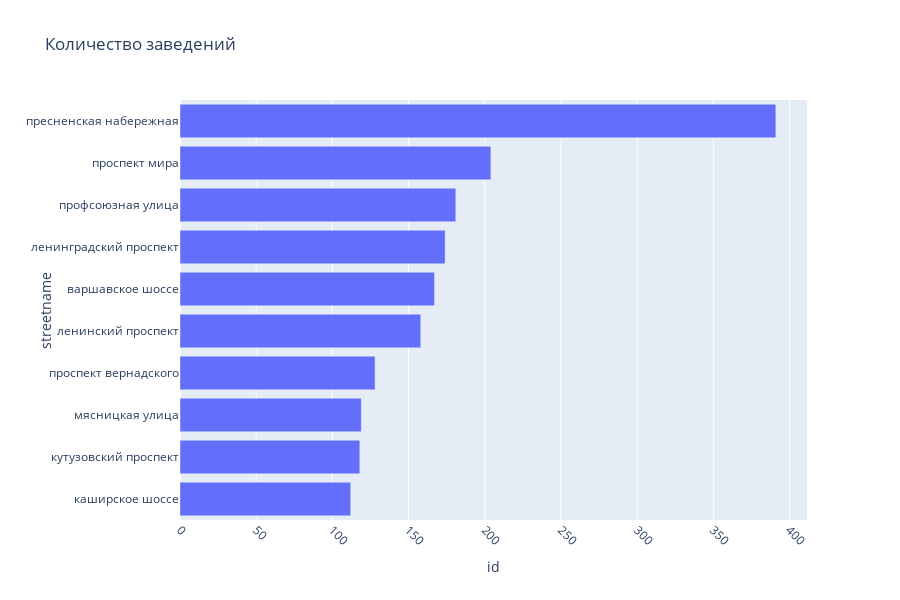

Notebook cell for this chart:
### Code cell
fig = px.bar(
    top_street_area, x='id', y='streetname', text='area', title='Количество заведений', orientation='h'
)
fig.update_traces(hovertemplate = 'Улица: %{y}<br>Количество заведений: %{x}<br>Районы: %{text}')
fig.update_xaxes(tickangle=45)
fig.show()

### Figure 1 — Plotly figure (JSON) as saved in the notebook; plotly's stock layout.template omitted (floating-point values rounded to 4 significant figures)
{"data": [{"alignmentgroup": "True", "hoverlabel": {"namelength": 0}, "hovertemplate": "Улица: %{y}<br>Количество заведений: %{x}<br>Районы: %{text}", "legendgroup": "", "marker": {"color": "#636efa"}, "name": "", "offsetgroup": "", "orientation": "h", "showlegend": false, "text": [["Район Москворечье-Сабурово", "Район Нагатино-Садовники", "Район Орехово-Борисово Южное", "Район Орехово-Борисово Северное"], ["Район Дорогомилово", "Район Фили-Давыдково"], ["Басманный район", "Красносельский район"], ["Район Проспект Вернадского", "Район Раменки", "Район Тропарево-Никулино", "Район Гагаринский", "Ломоносовский район"], ["Район Проспект Вернадского", "Район Тропарево-Никулино", "Донской район", "Район Гагаринский", "Ломоносовский район", "Обручевский район", "Район Теплый Стан", "Район Якиманка"], ["Район Чертаново Центральное", "Район Чертаново Северное", "Район Чертаново Южное", "Донской район", "Район Нагатино-Садовники", "Нагорный район", "Район Северное Бутово", "Район Южное Бутово"], ["Район Аэропорт", "Район Беговой", "Хорошевский район", "Район Сокол"], ["Академический район", "Район Черемушки", "Район Ясенево", "Район Коньково", "Обручевский район", "Район Теплый Стан"], ["Алексеевский район", "Ярославский Район", "Район Марьина роща", "Останкинский район", "Район Ростокино", "Район Свиблово", "Мещанский район"], ["Пресненский район"]], "textposition": "auto", "type": "bar", "x": [112, 118, 119, 128, 158, 167, 174, 181, 204, 391], "xaxis": "x", "y": ["каширское шоссе", "кутузовский проспект", "мясницкая улица", "проспект вернадского", "ленинский проспект", "варшавское шоссе", "ленинградский проспект", "профсоюзная улица", "проспект мира", "пресненская набережная"], "yaxis": "y"}], "layout": {"barmode": "relative", "height": 600, "legend": {"tracegroupgap": 0}, "title": {"text": "Количество заведений"}, "xaxis": {"anchor": "y", "domain": [0, 0.98], "tickangle": 45, "title": {"text": "id"}}, "yaxis": {"anchor": "x", "domain": [0, 1], "title": {"text": "streetname"}}}}
